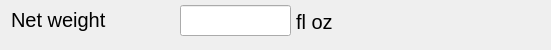
  <widget class="QWidget" name="gb2NetWeightFluidOunces" native="true">
   <property name="geometry">
    <rect>
     <x>67</x>
     <y>420</y>
     <width>551</width>
     <height>50</height>
    </rect>
   </property>
   <property name="font">
    <font>
     <pointsize>15</pointsize>
    </font>
   </property>
   <widget class="QLabel" name="label_12">
    <property name="geometry">
     <rect>
      <x>11</x>
      <y>7</y>
      <width>161</width>
      <height>25</height>
     </rect>
    </property>
    <property name="font">
     <font>
      <pointsize>15</pointsize>
     </font>
    </property>
    <property name="text">
     <string>Net weight</string>
    </property>
   </widget>
   <widget class="hobart::numericLineEdit" name="le2NetWeightFluid">
    <property name="geometry">
     <rect>
      <x>180</x>
      <y>5</y>
      <width>111</width>
      <height>31</height>
     </rect>
    </property>
    <property name="font">
     <font>
      <pointsize>19</pointsize>
     </font>
    </property>
   </widget>
   <widget class="QLabel" name="lbl2UnitSymbolNetFluidWeight">
    <property name="geometry">
     <rect>
      <x>296</x>
      <y>7</y>
      <width>51</width>
      <height>29</height>
     </rect>
    </property>
    <property name="font">
     <font>
      <pointsize>15</pointsize>
     </font>
    </property>
    <property name="toolTip">
     <string notr="true"/>
    </property>
    <property name="statusTip">
     <string notr="true"/>
    </property>
    <property name="text">
     <string notr="true">fl oz</string>
    </property>
    <property name="alignment">
     <set>Qt::AlignLeading|Qt::AlignLeft|Qt::AlignVCenter</set>
    </property>
   </widget>
  </widget>
